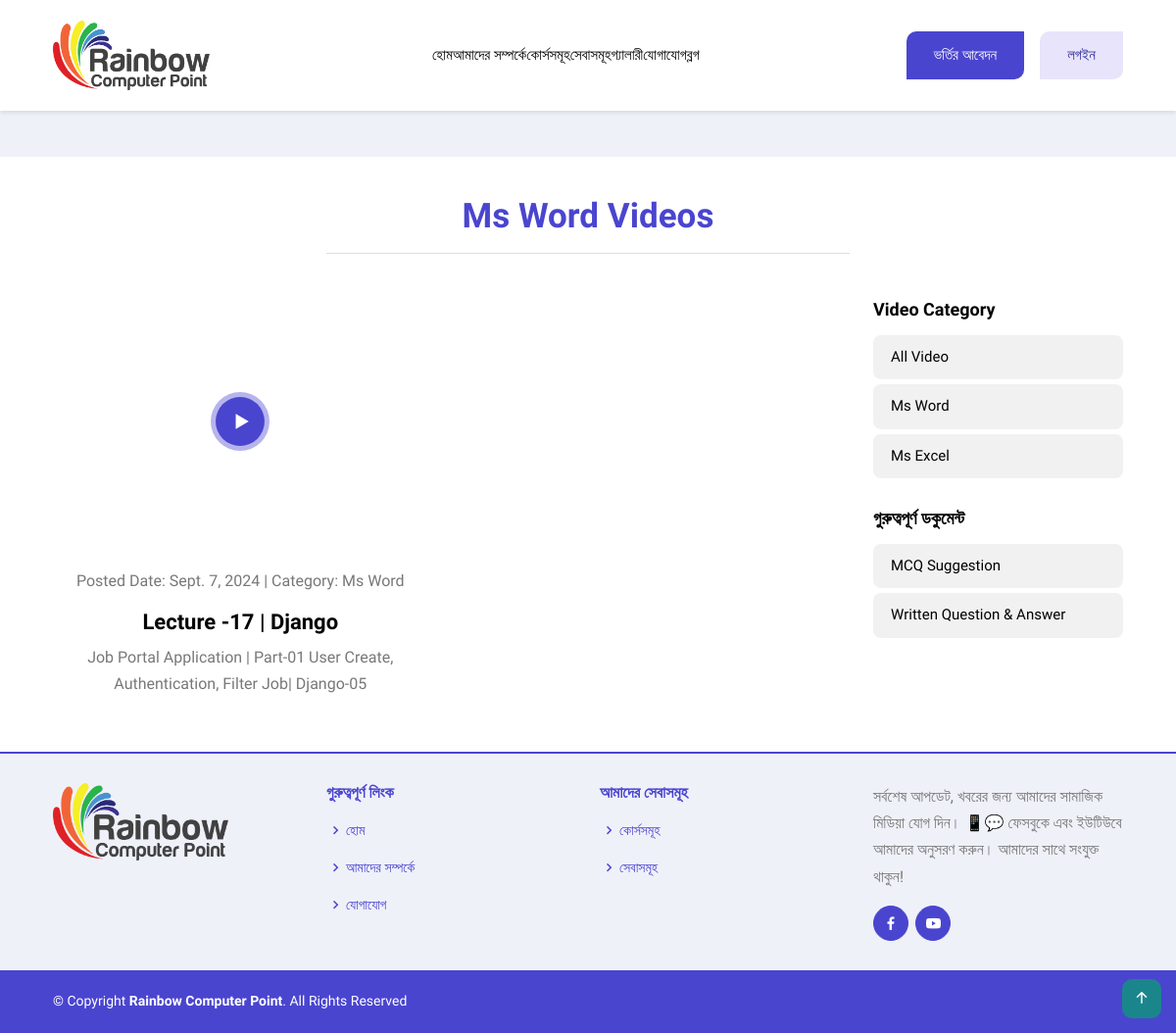
/categoryVideo/Ms Word, run on the app's committed database.
### RainbowApp/models.py (models this page shows, shortened)
class BlogVideoModel(models.Model):
    CATEGORY = [
        ('Ms-Word','Ms Word'),
        ('Ms-Excel','Ms Excel'),
        ('Ms-Powerpoint','Ms Powerpoint'),
        ('Other','Other'),
    ]
    Video_Title = models.CharField(max_length=100,null=True)
    Video_Description = models.TextField(null=True)
    Video_Category = models.CharField(choices=CATEGORY, max_length=50, null=True)
    Video_Url = models.CharField(max_length=200,null=True)
    Video_Thumbnail = models.ImageField(upload_to='VideoThumbnail/',null=True)
    Posted_Date = models.DateField(auto_now_add=True)

class BlogFileModel(models.Model):
    File_Title = models.CharField(max_length=100, null=True)
    File = models.FileField(upload_to='BlogFile',null=True)

### RainbowProject/views.py (the view)
# urls.py: path('categoryVideo/<str:myid>',categoryVideo, name='categoryVideo'),
def categoryVideo(request,myid):
    blogsdata = BlogFileModel.objects.all()
    categoryData = BlogVideoModel.objects.filter(Video_Category=myid)
    unique_categories = BlogVideoModel.objects.values_list('Video_Category', flat=True).distinct()
    unique_category_list = list(unique_categories)
    context = {
        "blogsdata":blogsdata,
        'categoryData':categoryData,
        "unique_category_list":unique_category_list,
        "title": myid,
    }
    return render(request,'commons/category-video.html',context)

### template/commons/category-video.html (shortened to what this page needs)
{% extends 'master/master.html' %}
{% block content %}
<section class="section">
  <div class="container">
    <div class="row justify-content-center mb-3">
      <div class="col-lg-6">
        <div class="section-title text-center">
          <h2>{{title}} Videos</h2>
          <hr>
        </div>
      </div>
    </div>
    <div class="row">
      <div class="col-lg-9">
        <div class="me-lg-4">
          <div class="row gy-5">
            {% for data in categoryData %}
            <div class="col-md-6 blog-video" data-aos="fade">
              <article class="blog-post">
                <div class="has-video-popup position-relative">
                  <img loading="lazy" decoding="async" src="{{data.Video_Thumbnail.url}}" data-bs-toggle="modal"
                    data-bs-target="#videoModal" data-video-url="{{data.Video_Url}}"
                    data-video-title="{{data.Video_Title}}" alt="video thumb" class="rounded-lg w-100">
                  <div class="video-icon">
                  </div>
                </div>
                <div class="pt-4">
                  <p>Posted Date: {{data.Posted_Date}} | Category: {{data.Video_Category}}</p>
                  <h2 class="h4">{{data.Video_Title}}</h2>
                  <p>{{data.Video_Description}}</p>
                </div>
              </article>
            </div>
            {% endfor %}
          </div>
        </div>
      </div>
      <div class="col-lg-3" style="text-align: left;">
       <div class="widget widget-categories">
        <h5 class="widget-title"><span>Video Category</span></h5>
        <ul class="list-unstyled widget-list">
          <li><a href="{% url 'blogs' %}">All Video</a>
          </li>
          {% for i in unique_category_list %}
          <li><a href="{% url 'categoryVideo' i %}">{{i}}</a>
          </li>
          {% endfor %}
        </ul>
      </div>
        <div class="widget widget-categories">
          <h5 class="widget-title"><span>গুরুত্বপূর্ণ ডকুমেন্ট</span></h5>
          <ul class="list-unstyled widget-list">
            {% for data in blogsdata %}
            <li><a href="{% url 'blogsdetails' data.id %}">{{data.File_Title}}</a></li>
            {% endfor %}
          </ul>
        </div>
      </div>
    </div>
  </div>
</section>
{% endblock content %}

### template/commons/category-video.html (style rules this page uses)
.has-video-popup { position: relative; }
.video-icon { position: absolute; top: 50%; left: 50%; transform: translate(-50%, -50%); width: 60px; height: 60px; display: flex; align-items: center; justify-content: center; pointer-events: none; }

### data on the page
BlogVideoModel: Video_Category "Ms Word", Video_Thumbnail (picture), Posted_Date "Sept. 7, 2024", Video_Title "Lecture -17 | Django", Video_Description "Job Portal Application | Part-01 User Create, Authentication, Filter Job| Django-05"
BlogFileModel: File_Title "MCQ Suggestion"
BlogFileModel: File_Title "Written Question & Answer"

### other printed values
{{ i }} "Ms Word" "Ms Excel"
